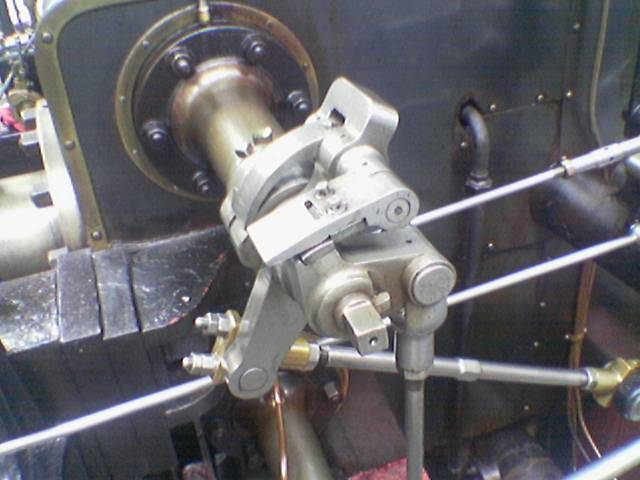
#> input picture assets/image_copy.png, 640 x 480 px
$ python canny_edge_detection.py
#> lines starting #> are read from the running program, lines starting #| are printed output that depends on the picture; after the words box and inside, x2 and y2 are one past the last pixel; in counts of white or black regions, pixels touching at a corner belong together
import cv2
import numpy as np
import matplotlib.pyplot as plt
from skimage.morphology import closing, footprint_rectangle

# Function for GrabCut segmentation
def grabcut_foreground(image):
    # Convert image to 8-bit color
    image = (image * 255).astype(np.uint8) if image.max() <= 1 else image

    # Initialize a mask for GrabCut
    mask = np.zeros(image.shape[:2], np.uint8)

    # Background and foreground models, required by GrabCut
    bgd_model = np.zeros((1, 65), np.float64)
    fgd_model = np.zeros((1, 65), np.float64)

    # Define a bounding box of the object (x, y, width, height)
    rect = (50, 50, image.shape[1]-100, image.shape[0]-100)  # (x, y, width, height)

    # Run GrabCut
    cv2.grabCut(image, mask, rect, bgd_model, fgd_model, 5, cv2.GC_INIT_WITH_RECT)

    # Mask the background pixels as 0 and foreground pixels as 1
    fg_mask = np.where((mask == 2) | (mask == 0), 0, 1).astype(np.float64)
    return fg_mask

# Function to refine with Canny Edge Detection
def multi_scale_canny(image, sigma_list=[1.0, 2.0, 3.0]):
    edges_combined = np.zeros_like(image)

    # Apply multi-scale Canny edge detection
    for sigma in sigma_list:
        blurred = cv2.GaussianBlur(image, (5, 5), sigma)  # Gaussian smoothing
        edges = cv2.Canny((blurred * 255).astype(np.uint8), 50, 150)
        edges_combined = np.maximum(edges_combined, edges)  # Combine scales

    # Close small gaps in edges
    edges_refined = closing(edges_combined, footprint_rectangle((3, 3)))  # Close gaps
    return edges_refined

# Function to compute foreground and background probabilities
def compute_foreground_background_probability(image_rgb, edges_refined):
    fg_prob = grabcut_foreground(image_rgb)  # Extract foreground probability map

    # Calculate the foreground score - mean of foreground probability
    foreground_score = np.mean(fg_prob)
    background_score = 1 - foreground_score  # Background is the complement

    # Calculate the edge-weighted foreground score
    edge_weighted_fg = np.sum(fg_prob * (edges_refined / 255)) / np.sum(edges_refined / 255) if np.sum(edges_refined) > 0 else 0

    return fg_prob, foreground_score, background_score, edge_weighted_fg

# Load and preprocess the image
image = cv2.imread("assets/image_copy.png")
#> image is the input picture: shape (480, 640, 3); mean B, G, R 108.9, 104.8, 106.3
image_rgb = cv2.cvtColor(image, cv2.COLOR_BGR2RGB)  # Convert to RGB for correct display
gray_image = cv2.cvtColor(image, cv2.COLOR_BGR2GRAY) / 255.0  # Normalize to [0,1]
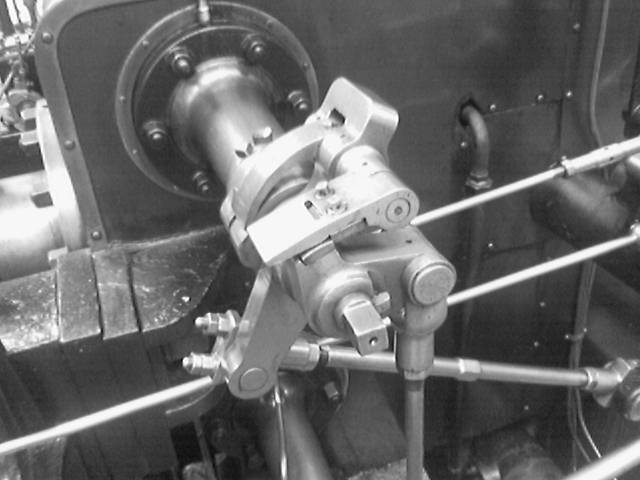
#> gray_image: shape (480, 640) float64; min 0.0235, max 1, mean 0.415

# Apply multi-scale Canny for edge detection
edges_refined = multi_scale_canny(gray_image)
#> the loop in multi_scale_canny, `for sigma in sigma_list:` made 3 passes
#> pass 1, in multi_scale_canny, `edges = cv2.Canny((blurred * 255).astype(np.uint8), 50, 150)`:
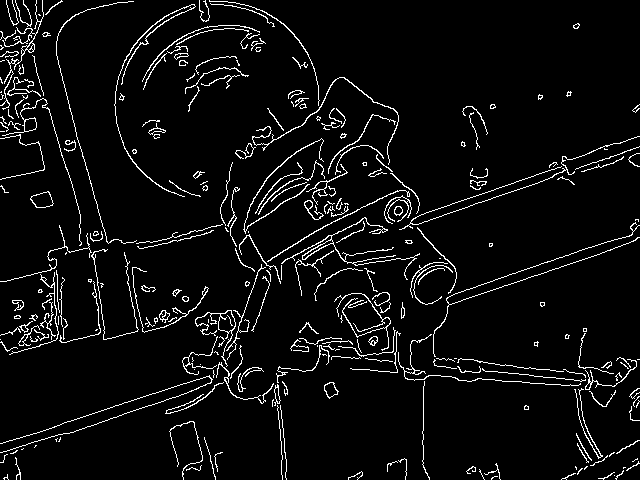
#> edges: shape (480, 640); 5.3% white in thin lines or dots
#> after the loop in multi_scale_canny, `for sigma in sigma_list:`:
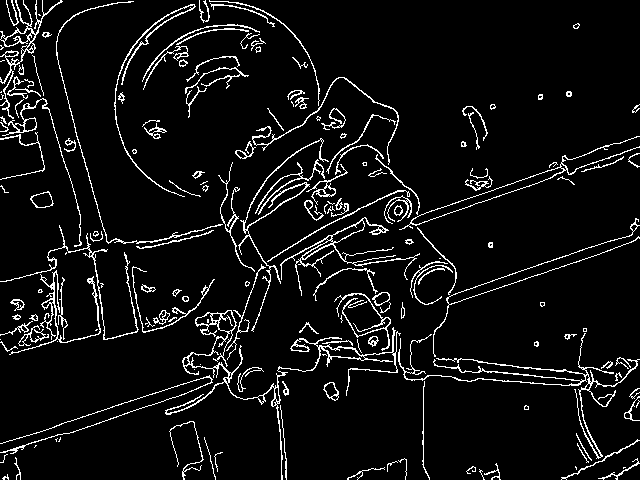
#> edges_combined: shape (480, 640) float64; 6.6% white in thin lines or dots
#> in multi_scale_canny, `edges_refined = closing(edges_combined, footprint_rectangle((3, 3)))`:
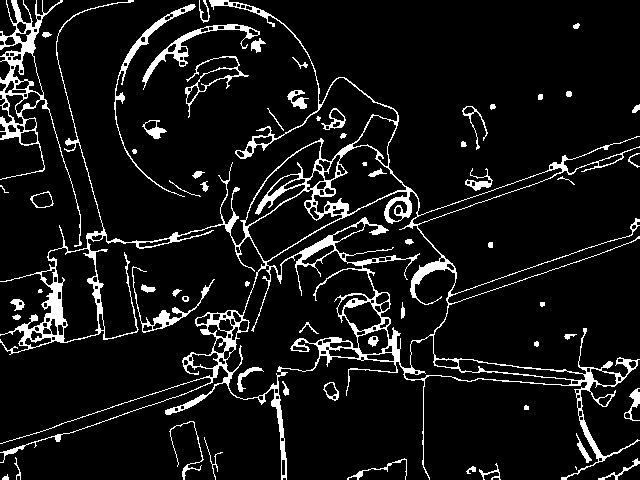
#> edges_refined: shape (480, 640) float64; 8.6% white; 64 white regions (5 under 20 px), largest, box (x1, y1, x2, y2) and area: (0, 0, 640, 480) 17455, (0, 0, 82, 247) 2403, (142, 24, 260, 90) 889

# Compute foreground and background probabilities
fg_prob, foreground_score, background_score, edge_weighted_fg = compute_foreground_background_probability(image_rgb, edges_refined)
#> in compute_foreground_background_probability, `fg_prob = grabcut_foreground(image_rgb)`:
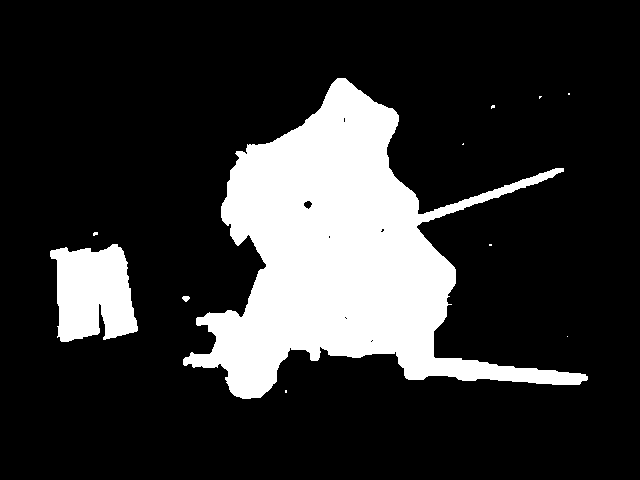
#> fg_prob: shape (480, 640) float64; values 0 (black) and 1 (white), 19.1% white; 11 white regions (8 under 20 px), largest, box (x1, y1, x2, y2) and area: (183, 78, 588, 399) 52217, (50, 244, 138, 342) 6428, (182, 296, 190, 302) 34
#> in compute_foreground_background_probability, `foreground_score = np.mean(fg_prob)`: foreground_score = 0.191
#> in compute_foreground_background_probability, `background_score = 1 - foreground_score`: background_score = 0.809
#> in compute_foreground_background_probability, `edge_weighted_fg = np.sum(fg_prob * (edges_refined / 255)) / np.sum(ed..`: edge_weighted_fg = 0.378
#> foreground_score = 0.191; background_score = 0.809; edge_weighted_fg = 0.378

# Display results using matplotlib
fig, ax = plt.subplots(1, 3, figsize=(15, 5))
ax[0].imshow(fg_prob, cmap='jet')
ax[0].set_title("GrabCut Foreground Probability")

ax[1].imshow(edges_refined, cmap='gray')
ax[1].set_title("Canny Edge Detection")

ax[2].imshow(fg_prob * edges_refined, cmap='jet')
ax[2].set_title("Combined Foreground Probability and Edges")

plt.show()
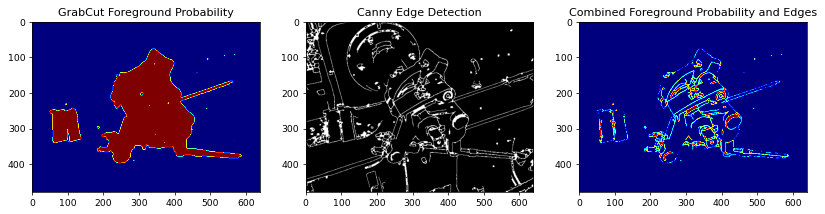
#> figure drawn by matplotlib, 3 panels

print(f"Foreground Probability Score: {foreground_score:.4f}")
#| Foreground Probability Score: 0.1912
print(f"Background Probability Score: {background_score:.4f}")
#| Background Probability Score: 0.8088
print(f"Edge-Weighted Foreground Score: {edge_weighted_fg:.4f}")
#| Edge-Weighted Foreground Score: 0.3782
